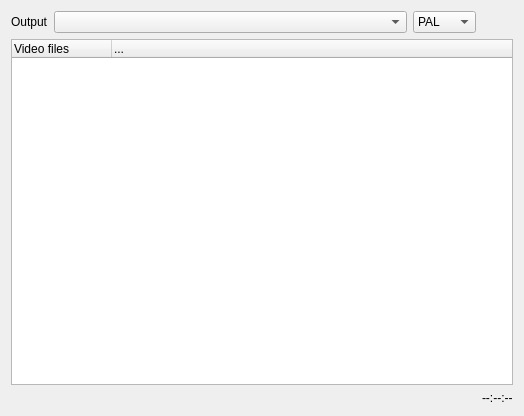
<?xml version="1.0" encoding="UTF-8"?>
<ui version="4.0">
 <class>import</class>
 <widget class="QWidget" name="import">
  <property name="geometry">
   <rect>
    <x>0</x>
    <y>0</y>
    <width>524</width>
    <height>416</height>
   </rect>
  </property>
  <property name="windowTitle">
   <string>import</string>
  </property>
  <layout class="QGridLayout">
   <item row="0" column="0">
    <widget class="QLabel" name="textLabel1">
     <property name="sizePolicy">
      <sizepolicy hsizetype="Fixed" vsizetype="Preferred">
       <horstretch>0</horstretch>
       <verstretch>0</verstretch>
      </sizepolicy>
     </property>
     <property name="text">
      <string>Output</string>
     </property>
     <property name="wordWrap">
      <bool>false</bool>
     </property>
    </widget>
   </item>
   <item row="1" column="0" colspan="4">
    <layout class="QGridLayout">
     <item row="0" column="0" rowspan="2">
      <widget class="QTreeWidget" name="lvDVD">
       <property name="sizePolicy">
        <sizepolicy hsizetype="Expanding" vsizetype="Expanding">
         <horstretch>0</horstretch>
         <verstretch>0</verstretch>
        </sizepolicy>
       </property>
       <property name="minimumSize">
        <size>
         <width>0</width>
         <height>200</height>
        </size>
       </property>
       <property name="contextMenuPolicy">
        <enum>Qt::CustomContextMenu</enum>
       </property>
       <property name="rootIsDecorated">
        <bool>false</bool>
       </property>
       <column>
        <property name="text">
         <string>Video files</string>
        </property>
       </column>
       <column>
        <property name="text">
         <string>...</string>
        </property>
       </column>
      </widget>
     </item>
    </layout>
   </item>
   <item row="0" column="1">
    <widget class="QComboBox" name="cbOutputDev"/>
   </item>
   <item row="0" column="2">
    <widget class="QComboBox" name="cbFormat">
     <property name="sizePolicy">
      <sizepolicy hsizetype="Fixed" vsizetype="Fixed">
       <horstretch>0</horstretch>
       <verstretch>0</verstretch>
      </sizepolicy>
     </property>
     <item>
      <property name="text">
       <string>PAL</string>
      </property>
     </item>
     <item>
      <property name="text">
       <string>NTSC</string>
      </property>
     </item>
    </widget>
   </item>
   <item row="2" column="3">
    <widget class="QLabel" name="lTotal">
     <property name="sizePolicy">
      <sizepolicy hsizetype="Fixed" vsizetype="Fixed">
       <horstretch>0</horstretch>
       <verstretch>0</verstretch>
      </sizepolicy>
     </property>
     <property name="text">
      <string>--:--:--</string>
     </property>
     <property name="wordWrap">
      <bool>false</bool>
     </property>
    </widget>
   </item>
  </layout>
 </widget>
 <layoutdefault spacing="6" margin="11"/>
 <resources/>
 <connections>
  <connection>
   <sender>cbFormat</sender>
   <signal>textActivated(QString)</signal>
   <receiver>import</receiver>
   <slot>cbFormatActivated(QString)</slot>
   <hints>
    <hint type="sourcelabel">
     <x>20</x>
     <y>20</y>
    </hint>
    <hint type="destinationlabel">
     <x>20</x>
     <y>20</y>
    </hint>
   </hints>
  </connection>
 </connections>
</ui>
